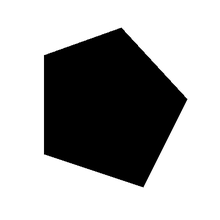
%> input picture Chen_bo_模式识别/Lab3/pentagon.bmp, 220 x 220 px, shrunk from 400 x 400 before the run
$ octave part3_lines_normal.m   (GNU Octave 9; MATLAB toolbox functions it lacks are replaced by stand-ins)
%> lines starting %> are read from the running program, lines starting %| are printed output that depends on the picture; in (x1, y1, x2, y2) boxes, pixels count from 0 and x2, y2 are one past the last pixel; in counts of white or black regions, pixels touching at a corner belong together; the program's own positions count from 1; long printed decimals are rounded
clear;
close all;
A=imread('pentagon.bmp');
%> A is the input picture: size 220x220x3 uint8; min 0, max 255, mean 171.2

[h,w,p]=size(A);
%> h = 220; w = 220; p = 3
if p==3, A=rgb2gray(A); end

E=edge(A);
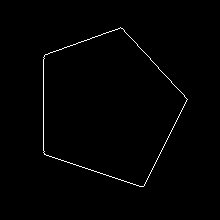
%> E: size 220x220 logical; 0.9% white in thin lines or dots, all inside (x1, y1, x2, y2) = (43, 27, 188, 187)

[h,w]=size(A);
xc=(w+1)/2;
%> xc = 110.5
yc=(h+1)/2;
%> yc = 110.5
RMAX=ceil(sqrt(((w-1)/2)^2+((h-1)/2)^2))+1;
%> RMAX = 156
FMAX=360;

for mode=1:2
    H=zeros(RMAX,FMAX);
    tic;
    if mode==2
        ct=cosd(1:FMAX);
        st=sind(1:FMAX);
    end
    for x=1:w
        for y=1:h
            if E(y,x)==1
                for f=1:FMAX
                    if mode==1
                        ro=(x-xc)*cosd(f)+(y-yc)*sind(f);
                    else
                        ro=(x-xc)*ct(f)+(y-yc)*st(f);
                    end
                    R=round(ro)+1;
                    if ro>=0 && R>=1 && R<=RMAX
                        H(R,f)=H(R,f)+1;
                    end
                end
            end
        end
    end
    elapsed(mode)=toc;
end
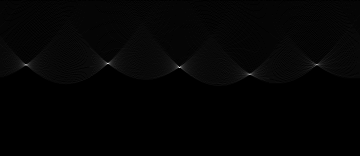
%> H: size 156x360 double; min 0, max 94, mean 1.4; drawn with min black and max white
%> after the loop, R = 79; ct = 360 values, max 1 at index 360, min -1 at index 180, mean -1.97e-17; elapsed = [6.44 1.07]; ro = 77.5; st = 360 values, max 1 at index 90, min -1 at index 270, mean 0
fprintf('Original: %.6f s; optimized: %.6f s; speedup: %.3fx\n', ...
    elapsed(1),elapsed(2),elapsed(1)/elapsed(2));
%| Original: 6.436 s; optimized: 1.074 s; speedup: 5.992x

figure,imshow(-H,[]),title('Hough space: origin at image center');
%> after `imshow(-H,[])`:
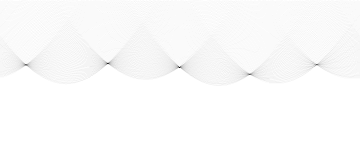
%> displayed picture: size 156x360, on the screen's scale of 0 to 255; min 0, max 255, mean 251.3

for pass=1:5
    [Hmax,index]=max(H(:));
    [Rbest,Fbest]=ind2sub(size(H),index);
    ro=Rbest-1;
    if abs(st(Fbest))>1/sqrt(2)
        for x=1:w
            y=round(yc+(ro-(x-xc)*ct(Fbest))/st(Fbest));
            if y>=1 && y<=h
                A(y,x)=0;
            end
        end
    else
        for y=1:h
            x=round(xc+(ro-(y-yc)*st(Fbest))/ct(Fbest));
            if x>=1 && x<=w
                A(y,x)=0;
            end
        end
    end

    d=5;
    fi=mod((Fbest-d:Fbest+d)-1,FMAX)+1;
    H(max(1,Rbest-d):min(RMAX,Rbest+d),fi)=0;
end
%> this loop made 5 passes
%> (Hmax, index, Rbest, Fbest, ro, fi) on passes 1 to 5: (94, 27992, 68, 180, 67, [175 176 177 178 179 180 181 182 183 184 185]), (82, 16756, 64, 108, 63, [103 104 105 106 107 108 109 110 111 112 113]), (61, 38919, 75, 250, 74, [245 246 247 248 249 250 251 252 253 254 255]), (60, 49361, 65, 317, 64, [312 313 314 315 316 317 318 319 320 321 322]), (58, 3965, 65, 26, 64, [21 22 23 24 25 26 27 28 29 30 31])
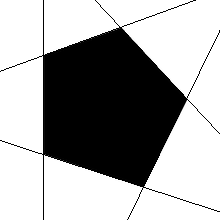
%> A: size 220x220 uint8; min 0, max 255, mean 167.2
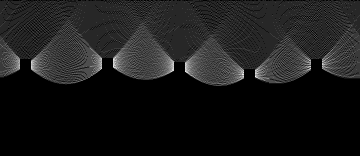
%> H: size 156x360 double; 0.81% of pixels changed, all inside (x1, y1, x2, y2) = (20, 58, 322, 79); drawn with min black and max white
%> after the loop, x = 128; y = 220

figure,imshow(A),title('Five detected lines');
